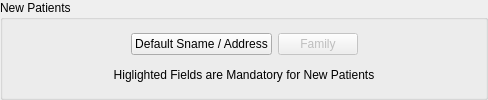
                           <widget class="QGroupBox" name="np_groupBox">
                            <property name="sizePolicy">
                             <sizepolicy hsizetype="Preferred" vsizetype="Minimum">
                              <horstretch>0</horstretch>
                              <verstretch>0</verstretch>
                             </sizepolicy>
                            </property>
                            <property name="title">
                             <string>New Patients</string>
                            </property>
                            <layout class="QGridLayout" name="gridLayout_17">
                             <item row="0" column="0">
                              <spacer name="horizontalSpacer_8">
                               <property name="orientation">
                                <enum>Qt::Horizontal</enum>
                               </property>
                               <property name="sizeHint" stdset="0">
                                <size>
                                 <width>111</width>
                                 <height>26</height>
                                </size>
                               </property>
                              </spacer>
                             </item>
                             <item row="0" column="1">
                              <widget class="QPushButton" name="defaultNP_pushButton">
                               <property name="toolTip">
                                <string>Use the Sname and Address details from the previous patient.</string>
                               </property>
                               <property name="text">
                                <string>Default Sname / Address</string>
                               </property>
                              </widget>
                             </item>
                             <item row="0" column="2">
                              <widget class="QPushButton" name="familyNewPatient_pushButton">
                               <property name="enabled">
                                <bool>false</bool>
                               </property>
                               <property name="toolTip">
                                <string>Not implemented yet.</string>
                               </property>
                               <property name="text">
                                <string>Family</string>
                               </property>
                              </widget>
                             </item>
                             <item row="0" column="3">
                              <spacer name="horizontalSpacer_7">
                               <property name="orientation">
                                <enum>Qt::Horizontal</enum>
                               </property>
                               <property name="sizeHint" stdset="0">
                                <size>
                                 <width>110</width>
                                 <height>26</height>
                                </size>
                               </property>
                              </spacer>
                             </item>
                             <item row="1" column="0" colspan="4">
                              <widget class="QLabel" name="npEdit_label">
                               <property name="text">
                                <string>Higlighted Fields are Mandatory for New Patients</string>
                               </property>
                               <property name="alignment">
                                <set>Qt::AlignCenter</set>
                               </property>
                              </widget>
                             </item>
                            </layout>
                           </widget>
